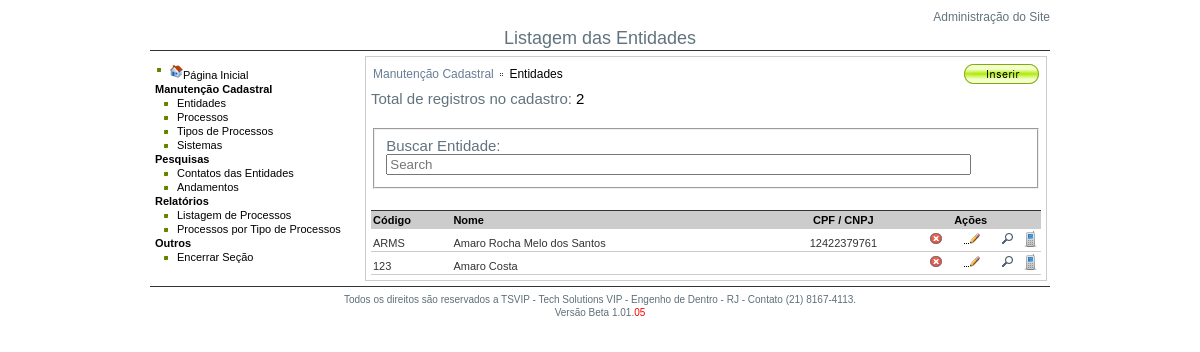
Page /cad_entidade_grid.php (signed in) on the earlier database version.
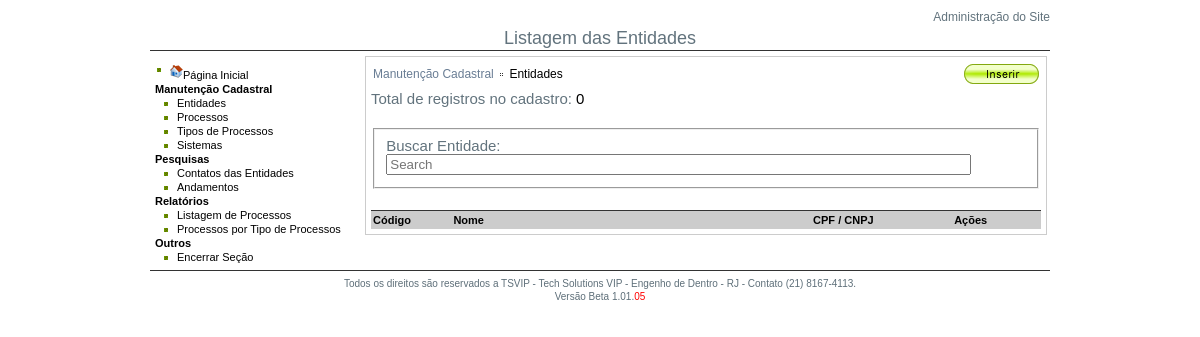
Same page on the later database version.
### tables this page shows
CREATE TABLE IF NOT EXISTS `entidade` (
  `id_entidade` int(11) NOT NULL AUTO_INCREMENT,
  `codigo` varchar(30) NOT NULL,
  `autor` char(1) DEFAULT NULL,
  `responsavel` char(1) DEFAULT NULL,
  `coresponsavel` char(1) DEFAULT NULL,
  `requerente` char(1) DEFAULT NULL,
  `nome` varchar(200) NOT NULL,
  `endereco` varchar(200) DEFAULT NULL,
  `numero` varchar(15) DEFAULT NULL,
  `complemento` varchar(50) DEFAULT NULL,
  `bairro` varchar(100) DEFAULT NULL,
  `cidade` varchar(100) DEFAULT NULL,
  `uf` varchar(2) DEFAULT NULL,
  `cpf_cnpj` varchar(20) DEFAULT NULL,
  `observacao` varchar(500) DEFAULT NULL,
  `data_cadastro` varchar(10) DEFAULT NULL,
  `data_alteracao` datetime NOT NULL,
  `utiliza_sistema` tinyint(1) NOT NULL,
  `senha` varchar(11) NOT NULL,
  `acesso` int(11) NOT NULL,
  PRIMARY KEY (`id_entidade`)
);

### cad_entidade_grid.php (the view, shortened to what this page needs)
<?PHP
include "inc_dbConexao.php";
if ($_GET['id_entidade'] == "") {
	$idsel = $_POST['id_entidade'];
} else {
	$idsel = $_GET['id_entidade'];
}
$sql = "SELECT * FROM entidade";
$sql = $sql . " ORDER BY id_entidade ";
$rs = mysql_query($sql, $conexao);
$total_registros = mysql_num_rows($rs);
?>
<!DOCTYPE html PUBLIC "-//W3C//DTD XHTML 1.0 Transitional//EN" "http://www.w3.org/TR/xhtml1/DTD/xhtml1-transitional.dtd">
<head>
<link href="estilo_adm.css" rel="stylesheet" type="text/css" />
</head>
<body>
<div id="corpo">
<div id="topo">
  <h1>Administração do Site</h1>
  <p align="center">Listagem das Entidades</p>
  </div>
<div id="caixa_menu">
	<?PHP include "inc_menu.php" ?>
</div>
<div id="caixa_conteudo">
<table width="100%" border="0" cellspacing="0" cellpadding="0">
<tr>
<td width="80%"><h1 class="c_cinza">Manutenção Cadastral <img src="./imagens/marcador_setaDir.gif" align="absmiddle" /> <span class="c_preto">Entidades</span> </h1></td>
<td width="20%"><h1 align="right"><a href="cad_entidade.php?acao=ins&amp;titulo=Inclusão de registro"><img src="./imagens/btn_inserir.gif" alt="Inserir novo registro" border="0" /></a></h1></td>
</tr>
</table>
<P>Total de registros no cadastro: <span class="c_preto"><?PHP print $total_registros; ?></span></P>
<P>&nbsp;</P>
	<fieldset>
				<p>Buscar Entidade:
				  <input type="text" size="70" name="search" value="" id="id_search" placeholder="Search" autofocus />
                </p>
	</fieldset>
<P>&nbsp;</P>
<table width="100%" cellspacing="0" id="table_example">
<tr id="titulo_tabela">
<td width="12%" class="tabela_titulo">C&oacute;digo</td>
<td width="50%" class="tabela_titulo">Nome</td>
<td width="17%" align="right" class="tabela_titulo"><div align="center">CPF / CNPJ</div></td>
<td colspan="3" class="tabela_titulo"><div align="center">Ações</div></td>
</tr>
<?PHP
while ($reg = mysql_fetch_array($rs)) {
$id_entidade = $reg["id_entidade"];
$codigo = $reg["codigo"];
$nome = $reg["nome"];
$cpf_cnpj = $reg["cpf_cnpj"];
if ($idsel == $id_entidade) {
$fundo = "registro_sel";
} else {
$fundo = "registro";
}
?>
<tr>
<td class="<?PHP print $fundo; ?>"><?PHP print $codigo; ?></td>
<td class="<?PHP print $fundo; ?>"><?PHP print $nome; ?></td>
<td align="right" class="<?PHP print $fundo; ?>"><div align="center"><?PHP print $cpf_cnpj; ?></div></td>
<td width="7%" class="<?PHP print $fundo; ?>"><div align="right"><a href="cad_entidade.php?acao=exc&id_entidade=<?PHP print $id_entidade; ?>&titulo=Exclusão de registro"><img src="./imagens/btn_cancelar_reg.gif" alt="Cancelar esse registro" border="0" onMouseOver="toolTip('Excluir a entidade <?PHP print $nome; ?>')" onMouseOut="toolTip()" /></a></div></td>
<td width="6%" class="<?PHP print $fundo; ?>"><div align="right"><a href="cad_entidade.php?acao=alt&id_entidade=<?PHP print $id_entidade; ?>&titulo=Alteração de registro"><img src="./imagens/btn_alterar_reg.gif" alt="Alterar esse registro" border="0" onMouseOver="toolTip('Alterar informações da entidade <?PHP print $nome; ?>')" onMouseOut="toolTip()" /></a></div></td>
<td width="8%" class="<?PHP print $fundo; ?>"><div align="right"><a href="cad_entidade.php?acao=ver&id_entidade=<?PHP print $id_entidade; ?>&titulo=Detalhes do registro"><img src="./imagens/btn_ver_detalhes.gif" alt="Ver detalhes desse registro" border="0" onMouseOver="toolTip('Visualizar informações da entidade <?PHP print $nome; ?>')" onMouseOut="toolTip()" /></a>&nbsp;&nbsp;
    <a href="cad_entidade_contato.php?acao=ins&id_entidade=<?PHP print $id_entidade; ?>&titulo=Inclusão de registro"> <img src="./imagens/ico_telefone.png" alt="Cadastrar Contato" border="0" onMouseOver="toolTip('Inserir contato na entidade <?PHP print $nome; ?>')" onMouseOut="toolTip()" /></a></div></td>
</tr>
<?PHP } ?>
</table>
</div>
<?PHP include "inc_rodape.php" ?>
</div>
</body>
</html>

Differences in the rows shown:
removed entidade: codigo "ARMS", nome "Amaro Rocha Melo dos Santos", cpf_cnpj "12422379761"
removed entidade: codigo "123", nome "Amaro Costa"
Other differences:
$total_registros: "2" → "0"
